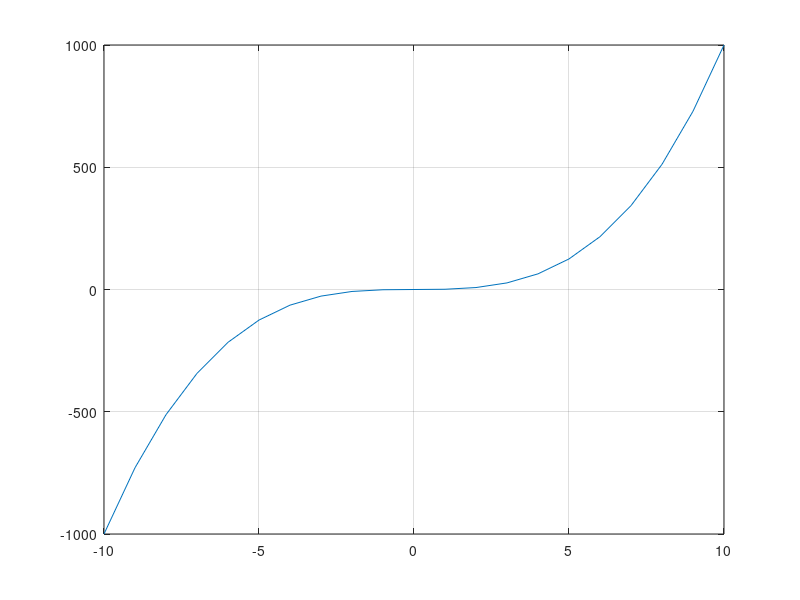

Source code (MATLAB):
x=-10:10;
%x es un vector, por lo tanto, cada elemento lo elevo al cuadrado.
y=x.^3;
plot(x, y)
grid
% Revisar el manual digital de colores.
%https://www.mathworks.com/matlabcentral/answers/22261-how-to-insert-a-complex-root-in-a-text-using-fprintf
